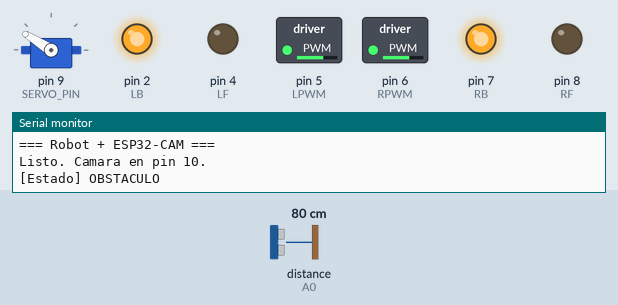
Simulated run of this sketch. Board: Arduino Uno, built for the host (arithmetic inside an expression is 32-bit, double 64-bit). Parts: servo, switched loads named in the sketch (green lamp = pin HIGH), output pins drawn as LEDs (lit = HIGH), the last lines printed to the serial monitor. Wiring (inferred from the names in the program): ultrasonic range finder: trigger A1; echo A0. The inputs (shaded band) are chosen by the test bench; at power-on: distance to the obstacle (sensor on A0) 80 cm. The echo pulse lasts 58.3 µs per cm; pins used as bus, display or sensor lines are not drawn.

Above: at 1.7 s.
1.8 s: distance to the obstacle (sensor on A0) set to 120 cm
At 2.3 s:
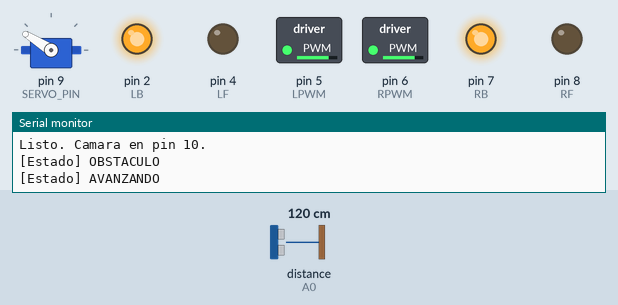
3.3 s: distance to the obstacle (sensor on A0) set to 2 cm
At 4.1 s:
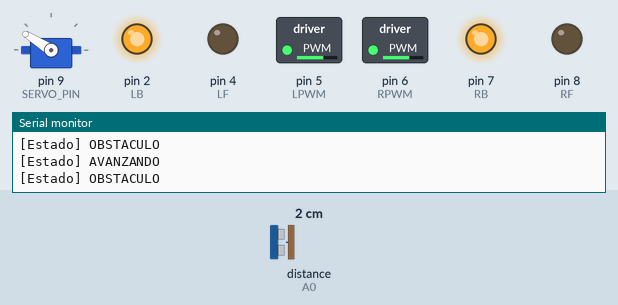
4.8 s: distance to the obstacle (sensor on A0) set to 250 cm
At 5.3 s:
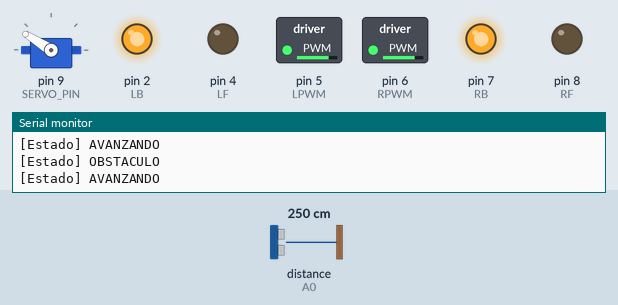
Timing chart, 0 to 7.8 s (numbered marks = the images above; inputs shaded):
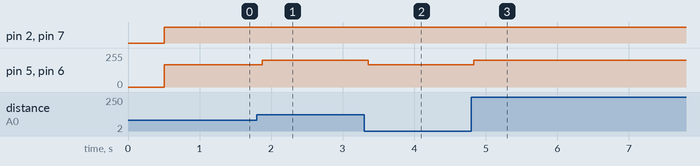

The sketch:

Uno_Robot_Con_Cam.ino
```cpp
/*
 * Robot base + lectura ESP32-CAM (mismo pinout que tu sketch)
 *
 * Cambios respecto a tu codigo:
 *   - Monitor debug USB: 115200 (o deja 9600 si prefieres)
 *   - Camara en SoftwareSerial pin 10 @ 115200 (GPIO14 del ESP32)
 *   - Parser R[...];G[...] para decidir giro del servo
 *
 * Logica simple de prueba:
 *   - Cubo rojo en IZQ_*  -> SERVO_LEFT
 *   - Cubo rojo en DER_*  -> SERVO_RIGHT
 *   - Cubo verde CENTRO   -> SERVO_CENTER
 *   - Sin cubos           -> SERVO_CENTER + avance (como tu loop con sonar)
 */

#include <Servo.h>
#include <SoftwareSerial.h>

#define LPWM 5
#define RPWM 6
#define LB 2
#define LF 4
#define RB 7
#define RF 8
#define TRIG A1
#define ECHO A0
#define SERVO_PIN 9

#define SERVO_CENTER  148
#define SERVO_LEFT    165
#define SERVO_RIGHT   135
#define SPEED         200
#define SPEED_SLOW    (SPEED / 1.2)
#define DIST_SLOW     90
#define SERVO_REFRESH_MS  20

#define CAM_RX_PIN    10
#define CAM_BAUD      115200

#define DEBUG true

#if DEBUG
#define DBG_BEGIN(baud)  Serial.begin(baud)
#define DBGLN(msg)       Serial.println(msg)
#else
#define DBG_BEGIN(baud)
#define DBGLN(msg)
#endif

SoftwareSerial camSerial(CAM_RX_PIN, 11);

Servo servo;
String lastState = "";
int lastServo = -1;
int currentServoAngle = SERVO_CENTER;
unsigned long lastServoRefresh = 0;

char camLine[180];
uint8_t camLineLen = 0;
bool hasRedLeft = false;
bool hasRedRight = false;
bool hasGreenCenter = false;
unsigned long lastCamMs = 0;

float distance() {
  digitalWrite(TRIG, LOW);
  delayMicroseconds(2);
  digitalWrite(TRIG, HIGH);
  delayMicroseconds(10);
  digitalWrite(TRIG, LOW);
  return pulseIn(ECHO, HIGH) / 58.0f;
}

void speed(int v) {
  analogWrite(LPWM, v);
  analogWrite(RPWM, v);
}

void forward() {
  digitalWrite(LB, HIGH); digitalWrite(LF, LOW);
  digitalWrite(RB, HIGH); digitalWrite(RF, LOW);
}

void stopMotors() {
  digitalWrite(LB, HIGH); digitalWrite(LF, HIGH);
  digitalWrite(RB, HIGH); digitalWrite(RF, HIGH);
}

void setServo(int angle) {
  currentServoAngle = angle;
  servo.write(angle);
  lastServoRefresh = millis();
}

void keepServoAlive() {
  if (millis() - lastServoRefresh >= SERVO_REFRESH_MS) {
    servo.write(currentServoAngle);
    lastServoRefresh = millis();
  }
}

void parseCamLine(const char* line) {
  hasRedLeft = false;
  hasRedRight = false;
  hasGreenCenter = false;
  lastCamMs = millis();

  const char* p = line;
  while (*p) {
    if (*p == 'I' && strncmp(p, "IZQ_", 4) == 0) {
      const char* back = p;
      while (back > line && *(back - 1) != 'R' && *(back - 1) != ',') back--;
      if (back > line && *(back - 1) == 'R') hasRedLeft = true;
    }
    if (*p == 'D' && strncmp(p, "DER_", 4) == 0) {
      const char* back = p;
      while (back > line && *(back - 1) != 'R' && *(back - 1) != ',') back--;
      if (back > line && *(back - 1) == 'R') hasRedRight = true;
    }
    if (*p == 'C' && strncmp(p, "CENTRO", 6) == 0) {
      const char* back = p;
      while (back > line && *(back - 1) != 'G' && *(back - 1) != ',') back--;
      if (back > line && *(back - 1) == 'G') hasGreenCenter = true;
    }
    p++;
  }
}

void readCamSerial() {
  while (camSerial.available()) {
    char c = (char)camSerial.read();
    if (c == '\r') continue;
    if (c == '\n') {
      if (camLineLen > 0) {
        camLine[camLineLen] = 0;
        if (camLine[0] == 'R') parseCamLine(camLine);
        camLineLen = 0;
      }
      continue;
    }
    if (camLineLen < sizeof(camLine) - 1) camLine[camLineLen++] = c;
  }
}

void setup() {
  DBG_BEGIN(115200);
  DBGLN(F("\n=== Robot + ESP32-CAM ==="));

  pinMode(LB, OUTPUT); pinMode(LF, OUTPUT);
  pinMode(RB, OUTPUT); pinMode(RF, OUTPUT);
  pinMode(LPWM, OUTPUT); pinMode(RPWM, OUTPUT);
  pinMode(TRIG, OUTPUT); pinMode(ECHO, INPUT);

  camSerial.begin(CAM_BAUD);
  servo.attach(SERVO_PIN);
  setServo(SERVO_CENTER);
  delay(500);
  DBGLN(F("Listo. Camara en pin 10."));
}

void loop() {
  keepServoAlive();
  readCamSerial();

  float d = distance();
  int spd = SPEED;
  int servoAngle = SERVO_CENTER;
  const char* state = "AVANZANDO";

  if (d > 0 && d < DIST_SLOW) {
    spd = SPEED_SLOW;
    state = "OBSTACULO";
  }

  if (millis() - lastCamMs < 500) {
    if (hasRedLeft) {
      servoAngle = SERVO_LEFT;
      state = "CAM_ROJO_IZQ";
    } else if (hasRedRight) {
      servoAngle = SERVO_RIGHT;
      state = "CAM_ROJO_DER";
    } else if (hasGreenCenter) {
      servoAngle = SERVO_CENTER;
      state = "CAM_VERDE_CENTRO";
    }
  }

  setServo(servoAngle);
  forward();
  speed(spd);

  if (state != lastState) {
    lastState = state;
    Serial.print(F("[Estado] "));
    Serial.println(state);
  }

  delay(80);
}
```

Measured:
- after the input at 1.8 s, pin 5 (LPWM), pin 6 (RPWM): 166/255 → 200/255 after 0.08 s
- after the input at 3.3 s, pin 5 (LPWM), pin 6 (RPWM): 200/255 → 166/255 after 0.06 s
- after the input at 4.8 s, pin 5 (LPWM), pin 6 (RPWM): 166/255 → 200/255 at once
